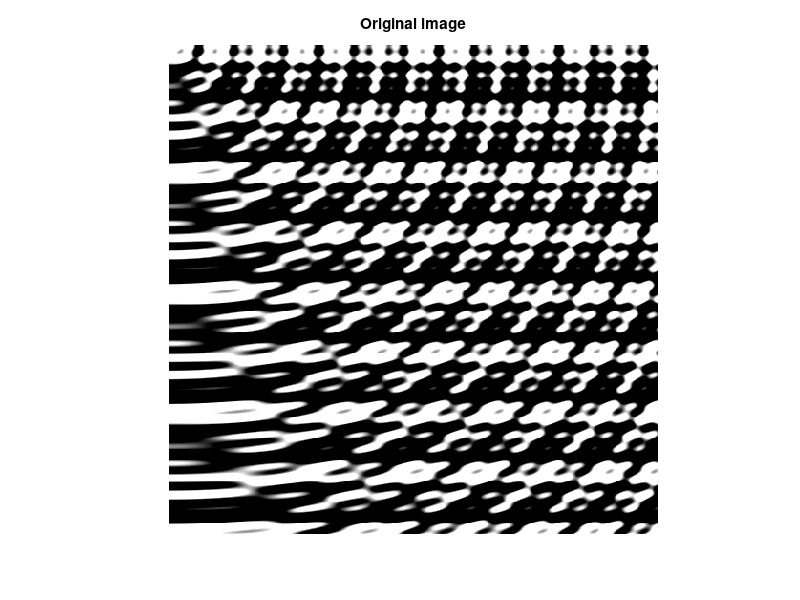
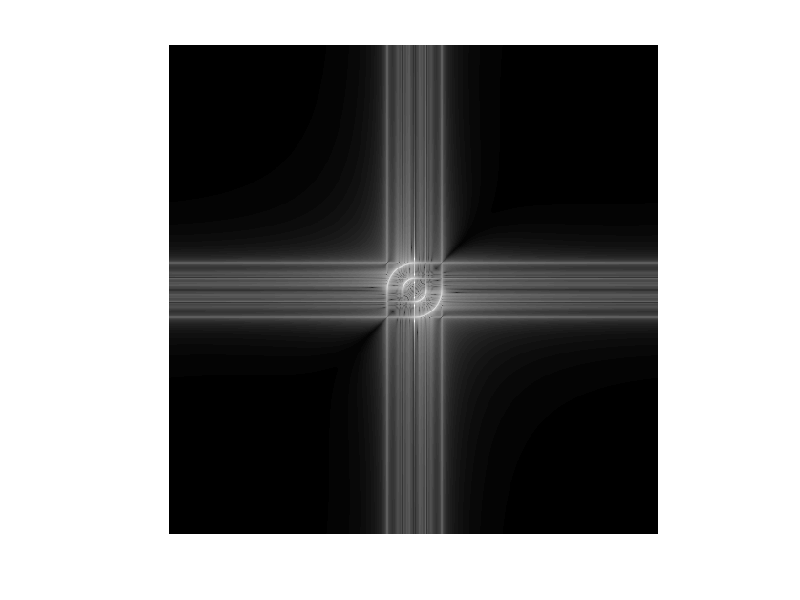
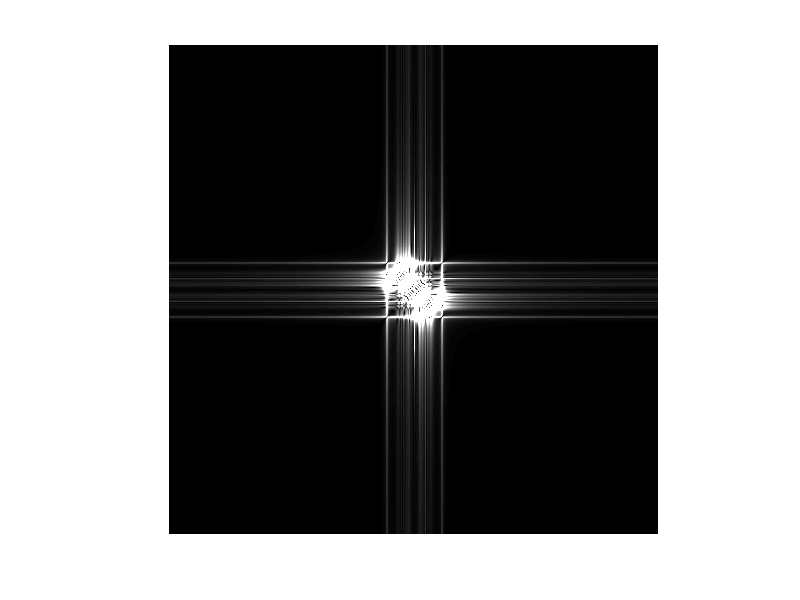
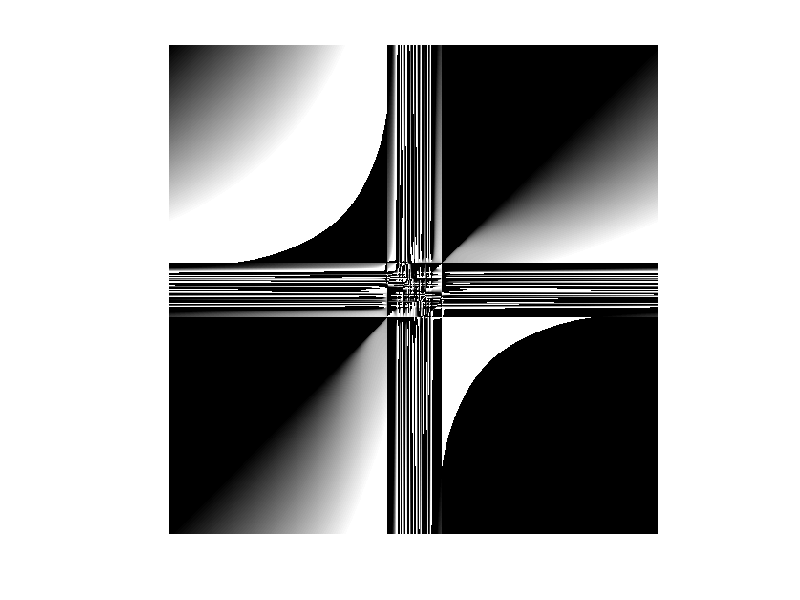

Write MATLAB code to recreate these figures, in order.
clear
clc
mtx = zeros(512,512);                % Create a 512*512 image and calculate the values in each pixels
for i = 1 : 512
    for j = 1 : 512
        mtx(i,j) = sin(0.1 * i) + sin(0.2 * i) + cos(0.4 * i) + sin(sqrt(i.^2 + j.^2) * 0.15) + sin(sqrt(i.^2 + j.^2) * 0.35);
    end
end
figure, imshow(mtx);
title('Original image');


dft = fft2(mtx);                               % Compute DFT of the image created
sdft = fftshift(dft);

mag = abs(sdft);                               % Magnitude
mag1 = mat2gray(log(mag+1));                           % Use mat2gray and log to scale the image between 0 and 1
figure, imshow(mag1);

mag2 = mag/500;
figure, imshow(mag2);

phase = angle(sdft)/2;                   % Phase
figure, imshow(phase);

mag2 = mag * 2;
mag2 = ifft2(ifftshift(mag2));
figure, imshow(mag2);
%close all;

mag2 = mag2 * 2;
mag2 = ifft2(ifftshift(mag2));
figure, imshow(mag2);

